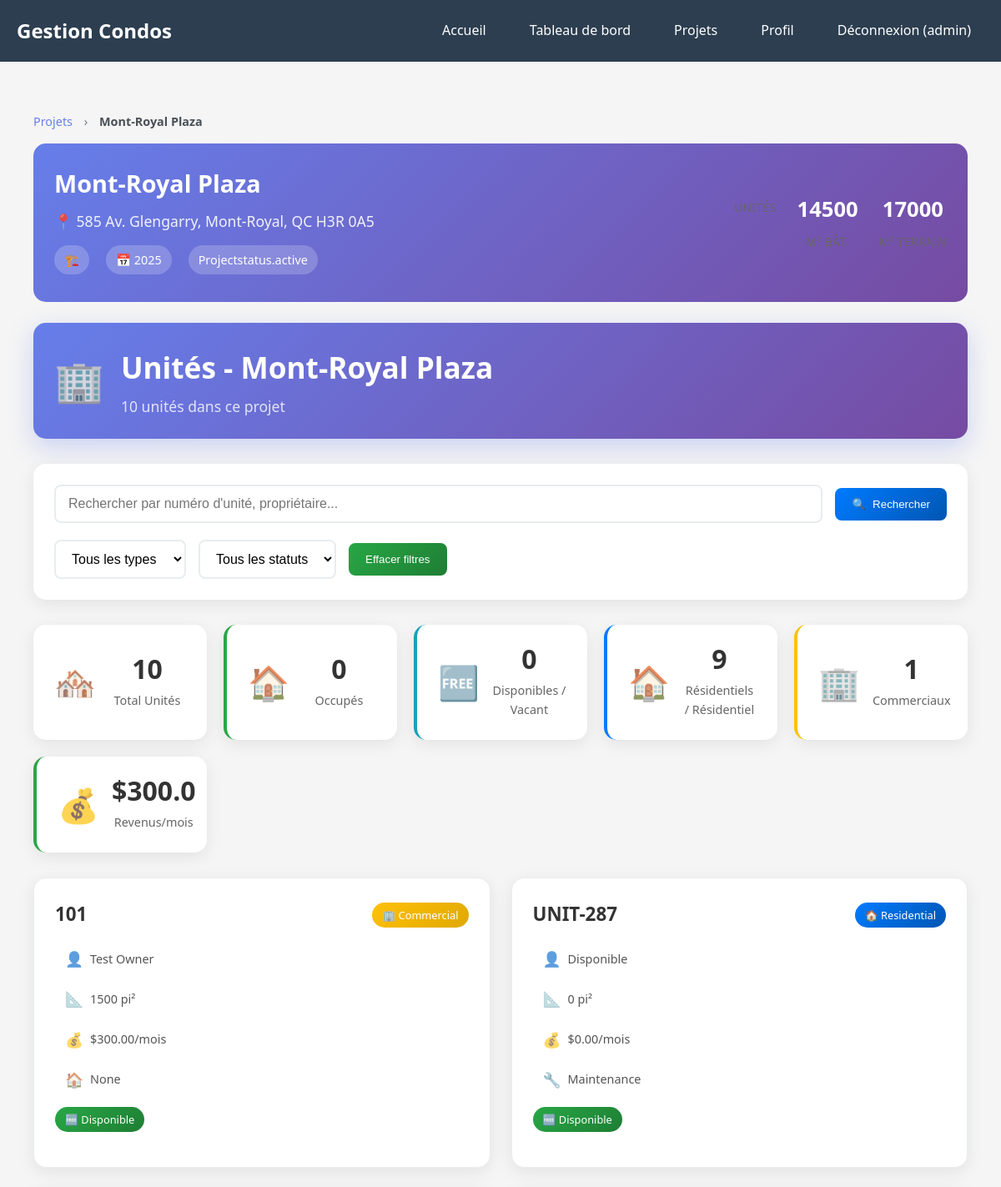
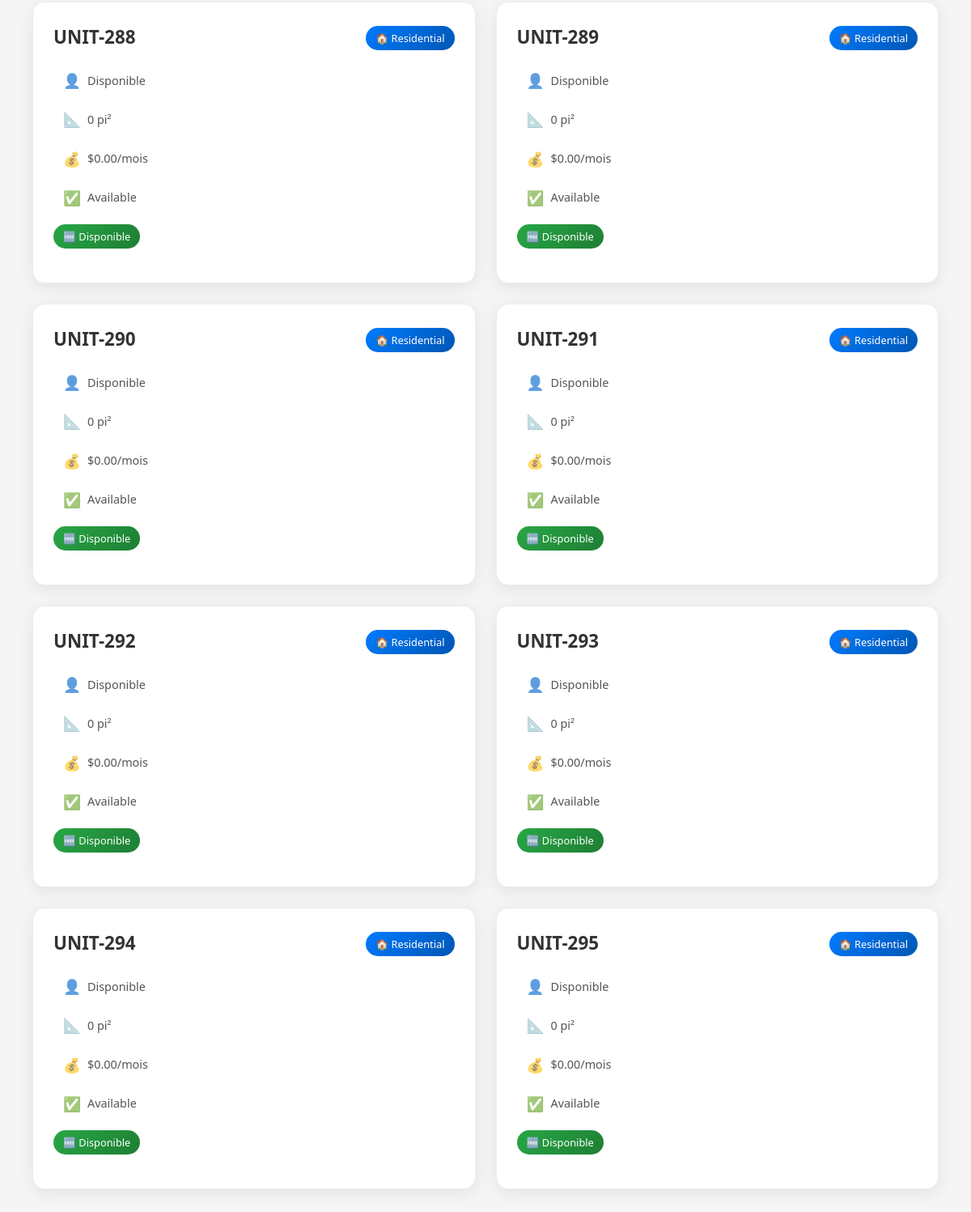
The page /condominium/375ee018-722d-4d67-983f-f3e12b672f94/ (signed in) on the database its author committed (2 pictures, top to bottom).
### tables this page shows
CREATE TABLE "projects" (
    id INTEGER PRIMARY KEY AUTOINCREMENT,
    project_id TEXT UNIQUE NOT NULL,
    name TEXT NOT NULL,
    address TEXT NOT NULL,
    building_area REAL NOT NULL,  -- Renommé de total_area
    land_area REAL DEFAULT 0.0,   -- Maintenant juste après building_area
    construction_year INTEGER NOT NULL,
    unit_count INTEGER NOT NULL,
    constructor TEXT NOT NULL,
    creation_date TEXT NOT NULL,
    status TEXT DEFAULT 'active',
    created_at DATETIME DEFAULT CURRENT_TIMESTAMP,
    updated_at DATETIME DEFAULT CURRENT_TIMESTAMP
);

CREATE TABLE units (
    id INTEGER PRIMARY KEY AUTOINCREMENT,
    unit_number TEXT NOT NULL,
    project_id TEXT NOT NULL,
    area REAL,
    condo_type TEXT,
    status TEXT DEFAULT 'active',
    estimated_price REAL,
    owner_name TEXT,
    calculated_monthly_fees TEXT,
    created_at DATETIME DEFAULT CURRENT_TIMESTAMP,
    updated_at DATETIME DEFAULT CURRENT_TIMESTAMP,
    FOREIGN KEY (project_id) REFERENCES projects(project_id) ON DELETE CASCADE
);

### src/web/condo_app.py (the view)
@app.route('/condominium/<project_id>')
@app.route('/condominium/<project_id>/')
@require_login
def condominium(project_id):
    try:
        from src.application.services.project_service import ProjectService
        project_service = ProjectService()
        result = project_service.get_project_by_id(project_id)
        if result['success']:
            project = result['project']
            condos = project.units if project.units else []
            if not condos:
                logger.info(f"Création automatique des unités pour le projet {project.name}")
                condos = project.create_units()
                project_service.update_project(project)
            return render_template('condos.html',
                                 condos=condos,
                                 project=project,
                                 project_context=True)
        else:
            flash(f"Projet non trouvé: {result['error']}", 'error')
            return redirect(url_for('projets'))
    except Exception as e:
        logger.error(f"Erreur lors du chargement du condominium {project_id}: {e}")
        flash('Erreur lors du chargement du condominium', 'error')
        return redirect(url_for('projets'))

### src/adapters/project_repository_sqlite.py (called while the page is built)
    def _get_database_path(self) -> str:
        try:
            config_path = Path(__file__).parent.parent.parent / "config" / "database.json"
            if config_path.exists():
                with open(config_path, 'r', encoding='utf-8') as f:
                    config = json.load(f)
                    return config.get('database_path', 'data/condos.db')
            else:
                logger.warning(f"Fichier de config database.json non trouvé: {config_path}")
                return 'data/condos.db'
        except Exception as e:
            logger.warning(f"Erreur de lecture de config database.json: {e}, utilisation config par défaut")
            return 'data/condos.db'

    def _ensure_database_exists(self):
        db_dir = os.path.dirname(self.db_path)
        if db_dir and not os.path.exists(db_dir):
            os.makedirs(db_dir, exist_ok=True)

### src/application/services/project_service.py (called while the page is built)
    def _load_projects(self) -> None:
        try:
            self._projects = self.project_repository.get_all_projects()
            logger.info(f"Chargé {len(self._projects)} projets depuis la base de données SQLite")
        except Exception as e:
            logger.error(f"Erreur lors du chargement des projets: {e}")
            self._projects = []

    def get_project_by_id(self, project_id: str) -> Dict[str, Any]:
        try:
            project = next((p for p in self._projects if p.project_id == project_id), None)
            if project:
                logger.debug(f"Projet trouvé: {project.name} (ID: {project_id})")
                return {
                    'success': True,
                    'project': project
                }
            else:
                logger.warning(f"Projet non trouvé avec l'ID: {project_id}")
                return {
                    'success': False,
                    'error': f'Aucun projet trouvé avec l\'ID {project_id}'
                }
        except Exception as e:
            logger.error(f"Erreur lors de la récupération du projet {project_id}: {e}")
            return {
                'success': False,
                'error': f'Erreur système: {str(e)}'
            }

### src/domain/entities/unit.py (called while the page is built)
    def calculate_monthly_fees(self) -> float:
        rate_per_sqft = {
            UnitType.RESIDENTIAL: 0.45,
            UnitType.COMMERCIAL: 0.60,
            UnitType.PARKING: 0.375,
            UnitType.STORAGE: 0.30
        }
        base_rate = rate_per_sqft.get(self.unit_type, 0.45)
        return float(self.area * base_rate)

### src/web/templates/condos.html (shortened to what this page needs)
{% extends "base.html" %}
{% block content %}
<div class="condos-container">
    {% if project_context and project %}
    <div class="project-context-header">
        <div class="breadcrumb">
            <a href="{{ url_for('projets') }}" class="breadcrumb-link">Projets</a>
            <span class="breadcrumb-separator">›</span>
            <span class="breadcrumb-current">{{ project.name }}</span>
        </div>
        <div class="project-info-card">
            <div class="project-info-main">
                <h2 class="project-title">{{ project.name }}</h2>
                <p class="project-address">📍 {{ project.address }}</p>
                <div class="project-details">
                    <span class="detail-item">🏗️ {{ project.builder_name }}</span>
                    <span class="detail-item">📅 {{ project.construction_year }}</span>
                    <span class="detail-item status-{{ project.status }}">{{ project.status|title }}</span>
                </div>
            </div>
            <div class="project-stats">
                <div class="stat-item">
                    <span class="stat-label">Unités</span>
                </div>
                <div class="stat-item">
                    <span class="stat-value">{{ "%.0f"|format(project.building_area) }}</span>
                    <span class="stat-label">m² Bât.</span>
                </div>
                <div class="stat-item">
                    <span class="stat-value">{{ "%.0f"|format(project.land_area) }}</span>
                    <span class="stat-label">m² Terrain</span>
                </div>
            </div>
        </div>
    </div>
    {% endif %}
    <div class="condos-header">
        <div class="header-content">
            <div class="header-icon">🏢</div>
            <div class="header-text">
                {% if project_context and project %}
                    <h1>Unités - {{ project.name }}</h1>
                    <p class="header-subtitle">{{ condos|length }} unités dans ce projet</p>
                {% else %}
                    <h1>Gestion des Unités</h1>
                    <p class="header-subtitle">{{ condos|length }} unités dans le système</p>
                {% endif %}
            </div>
        </div>
    </div>
    {% if condos %}
        <div class="search-filter-controls">
            <div class="search-section">
                <div class="search-group">
                    <input type="text" id="search-input" class="search-input" placeholder="Rechercher par numéro d'unité, propriétaire...">
                    <button class="search-btn btn-primary" onclick="performSearch()">
                        <span>🔍</span>
                        Rechercher
                    </button>
                </div>
            </div>
            <div class="filter-section">
                <select id="filter-type" class="filter-type">
                    <option value="">Tous les types</option>
                </select>
                <select id="filter-status" class="filter-status">
                    <option value="">Tous les statuts</option>
                </select>
                <button class="clear-filters-btn btn-success" onclick="clearFilters()">
                    Effacer filtres
                </button>
            </div>
        </div>
        <div class="condo-stats">
            <div class="stat-card stats-card total">
                <div class="stat-icon">🏘️</div>
                <div class="stat-content">
                    <div class="stat-number">{{ condos|length }}</div>
                    <div class="stat-label">Total Unités</div>
                </div>
            </div>
            <div class="stat-card stats-card occupied">
                <div class="stat-icon">🏠</div>
                <div class="stat-content">
                    <div class="stat-number">{{ condos|selectattr('is_available', 'equalto', false)|list|length }}</div>
                    <div class="stat-label">Occupés</div>
                </div>
            </div>
            <div class="stat-card stats-card vacant">
                <div class="stat-icon">🆓</div>
                <div class="stat-content">
                    <div class="stat-number">{{ condos|selectattr('is_available', 'equalto', true)|list|length }}</div>
                    <div class="stat-label">Disponibles / Vacant</div>
                </div>
            </div>
            <div class="stat-card stats-card residential">
                <div class="stat-icon">🏠</div>
                <div class="stat-content">
                    <div class="stat-number">{{ condos|selectattr('unit_type.name', 'equalto', 'RESIDENTIAL')|list|length }}</div>
                    <div class="stat-label">Résidentiels / R&eacute;sidentiel</div>
                </div>
            </div>
            <div class="stat-card stats-card commercial">
                <div class="stat-icon">🏢</div>
                <div class="stat-content">
                    <div class="stat-number">{{ condos|selectattr('unit_type.name', 'equalto', 'COMMERCIAL')|list|length }}</div>
                    <div class="stat-label">Commerciaux</div>
                </div>
            </div>
            <div class="stat-card stats-card revenue">
                <div class="stat-icon">💰</div>
                <div class="stat-content">
                    <div class="stat-number">${{ "{:,}".format((condos|selectattr('monthly_fees')|map(attribute='monthly_fees')|sum) or 0) }}</div>
                    <div class="stat-label">Revenus/mois</div>
                </div>
            </div>
        </div>
        <div class="condos-grid condo-grid">
            {% for condo in condos %}
            <div class="condo-card">
                <div class="condo-info">
                    <div class="condo-main">
                        <h3 class="condo-unit">{{ condo.unit_number }}</h3>
                        <div class="condo-type-badge">
                            <span class="type-badge {{ condo.unit_type.name.lower() }}">
                                {{ condo.type_icon }} {{ condo.unit_type.name|title }}
                            </span>
                        </div>
                    </div>
                    <div class="condo-details">
                        <div class="detail-item">
                            <span class="detail-icon">👤</span>
                            <span class="detail-text">{{ condo.owner_name or 'Disponible' }}</span>
                        </div>
                        <div class="detail-item">
                            <span class="detail-icon">📐</span>
                            <span class="detail-text">{{ "%.0f"|format(condo.square_feet or 0) }} pi²</span>
                        </div>
                        <div class="detail-item">
                            <span class="detail-icon">💰</span>
                            <span class="detail-text">${{ "%.2f"|format(condo.monthly_fees or 0) }}/mois</span>
                        </div>
                        <div class="detail-item">
                            <span class="detail-icon">{{ condo.status_icon }}</span>
                            <span class="detail-text">{{ condo.status.value|title if condo.status else 'Inconnu' }}</span>
                        </div>
                    </div>
                    <div class="condo-availability">
                        <span class="availability-badge {{ 'available' if condo.is_available else 'occupied' }}">
                            {% if condo.is_available %}
                                🆓 Disponible
                            {% else %}
                                🏠 Occupé
                            {% endif %}
                        </span>
                    </div>
                </div>
            </div>
            {% endfor %}
        </div>
    {% endif %}
</div>
{% endblock %}

### src/web/templates/base.html (style rules this page uses)
body { font-family: 'Segoe UI', Tahoma, Geneva, Verdana, sans-serif; margin: 0; padding: 0; background-color: #f5f5f5; line-height: 1.6; }
.stat-card { background: white; padding: 20px; border-radius: 8px; box-shadow: 0 2px 4px rgba(0,0,0,0.1); text-align: center; }
.stat-number { font-size: 2em; font-weight: bold; color: #2c3e50; margin-bottom: 10px; }
.stat-label { color: #6c757d; font-size: 0.9em; }

### rows shown on the page
projects: name "Mont-Royal Plaza", address "585 Av. Glengarry, Mont-Royal, QC H3R 0A5", construction_year "2025", building_area "14500", land_area "17000"
units: unit_number "101", type_icon "🏢", unit_type.name "Commercial", owner_name "Test Owner", area "1500", monthly_fees "300.00", status_icon "🏠", status.value "None"
units: unit_number "UNIT-287", type_icon "🏠", unit_type.name "Residential", owner_name "Disponible", calculated_monthly_fees "0", area "0.00", status_icon "🔧", status.value "Maintenance"
units: unit_number "UNIT-288", owner_name "Disponible"
units: unit_number "UNIT-289", owner_name "Disponible"
units: unit_number "UNIT-290", owner_name "Disponible"
units: unit_number "UNIT-291", owner_name "Disponible"
units: unit_number "UNIT-292", owner_name "Disponible"
units: unit_number "UNIT-293", owner_name "Disponible"
units: unit_number "UNIT-294", owner_name "Disponible"
units: unit_number "UNIT-295", owner_name "Disponible"

### other values the page prints
{{ session.user_id }} "admin"
{{ project.status|title }} "Projectstatus.active"
{{ condos|length }} "10"
{{ condos|selectattr('is_available', 'equalto', false)|list|length }} "0"
{{ condos|selectattr('is_available', 'equalto', true)|list|length }} "0"
{{ condo.type_icon }} "🏠" "🏠" "🏠" "🏠" "🏠" "🏠" "🏠" "🏠"
{{ condo.unit_type.name|title }} "Residential" "Residential" "Residential" "Residential" "Residential" "Residential" "Residential" "Residential"
{{ "%.0f"|format(condo.square_feet or 0) }} "0" "0" "0" "0" "0" "0" "0" "0"
{{ "%.2f"|format(condo.monthly_fees or 0) }} "0.00" "0.00" "0.00" "0.00" "0.00" "0.00" "0.00" "0.00"
{{ condo.status_icon }} "✅" "✅" "✅" "✅" "✅" "✅" "✅" "✅"
{{ condo.status.value|title if condo.status else 'Inconnu' }} "Available" "Available" "Available" "Available" "Available" "Available" "Available" "Available"
